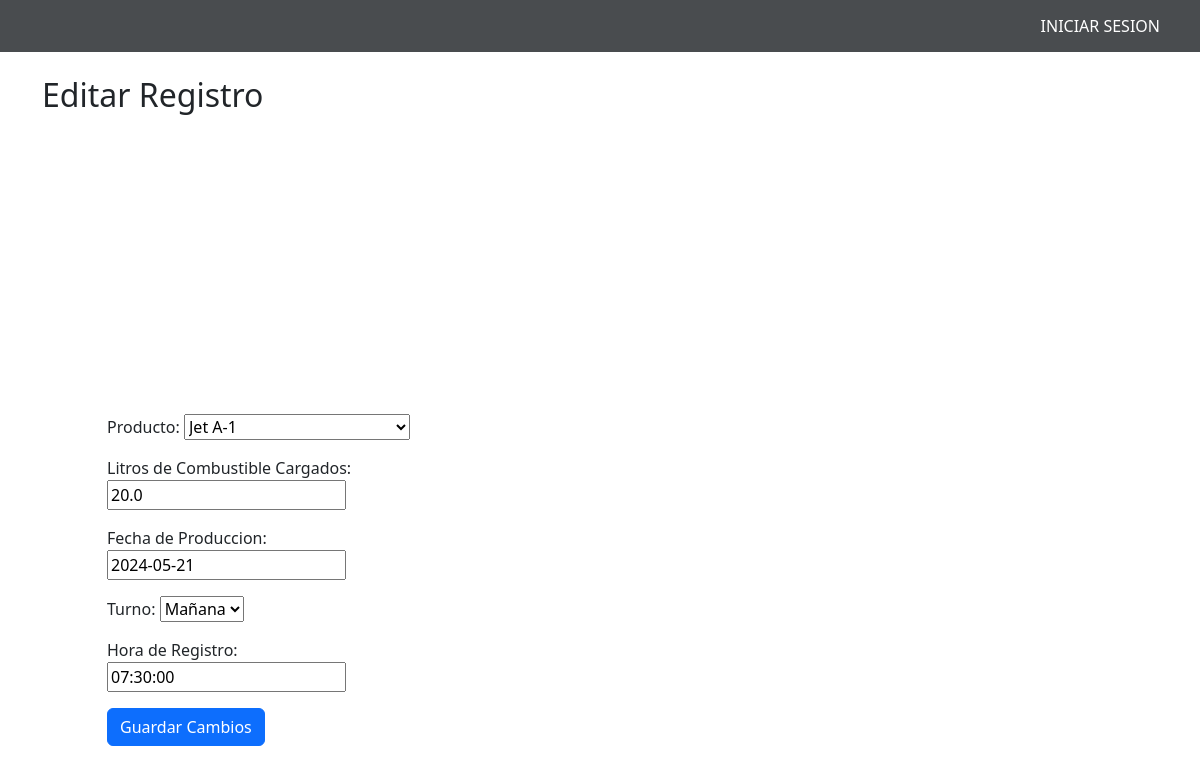
/registros/editar/10/, run on the app's committed database.
### core/models.py (models this page shows, shortened)
class Registro(models.Model):
    TURNO_CHOICES = [
        ('AM', 'Mañana'),
        ('PM', 'Tarde'),
        ('MM', 'Noche'),
    ]
    producto = models.ForeignKey('Producto', on_delete=models.CASCADE) #Si el objeto es eliminado, también se eliminará el objeto que contiene la clave externa.
    LitrosCombustible = models.FloatField(verbose_name="Litros de Combustible Cargados")
    DefinirTurno = models.CharField(max_length=2, choices=TURNO_CHOICES, verbose_name="Turno")
    FechaProduccion = models.DateField(verbose_name="Fecha de Produccion")
    Horaregistro = models.TimeField(verbose_name="Hora de Registro")
    operador = models.ForeignKey(User, on_delete=models.CASCADE)
    planta = models.ForeignKey('Planta', on_delete=models.CASCADE)
    UltimaEdicion = models.DateTimeField(null=True, blank=True) #Esto permite guardar cuando fue la ultima mod.

### core/views.py (the view)
# urls.py: path('registros/editar/<int:pk>/', views.editar_registro, name='editar_registro'),
def editar_registro(request, pk):
    registro = get_object_or_404(Registro, pk=pk) #Obtiene un objeto específico del modelo Registro según su clave primaria
    if request.method == "POST": #Si coloca todos los datos entra al if, sino lo envia nuevamente al formulario
        registros = Registro.objects.filter(operador=request.user)
        form = RegistroForm(request.POST, instance=registro)
        if form.is_valid():
            form.save()
            return render(request, 'core/VerProduccion.html', {'registros': registros})
    else:
        form = RegistroForm(instance=registro)
    return render(request, 'core/editar_registro.html', {'form': form})

### core/forms.py
class RegistroForm(forms.ModelForm):
    class Meta:
        model = Registro
        fields = ['producto', 'LitrosCombustible', 'FechaProduccion', 'DefinirTurno', 'Horaregistro'] #Almacena los datos que estan dentro del modelo Registro y permite utilizarlos

### core/models.py (called while the page is built)
    def __str__(self):
        return self.nombre

### core/templates/core/editar_registro.html (shortened to what this page needs)
{% extends 'core/base.html' %}
{% load static %}
{% block content %}
<div class="container my-4">
    <h2>Editar Registro</h2>
    <form method="post">
        {{ form.as_p }}
        <button type="submit" class="btn btn-primary">Guardar Cambios</button>
    </form>
</div>
{% endblock %}

### core/static/css/styles.css (style rules this page uses)
form { width: 30%; margin-top: 150px; margin-left: 65px; padding-top:150px ; }

### data on the page
Registro: producto "Jet A-1", LitrosCombustible "20.0", FechaProduccion "2024-05-21", DefinirTurno "Mañana", Horaregistro "07:30:00"
